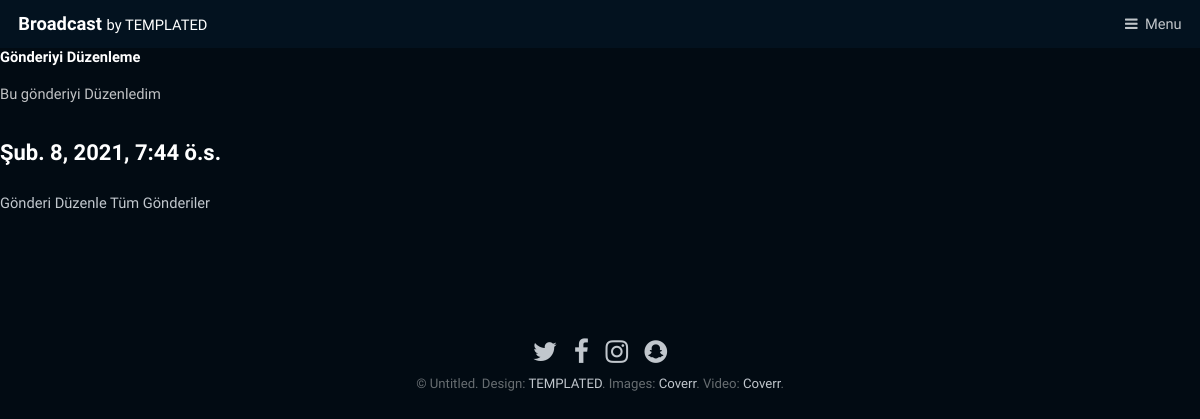
The page /blog/detay/4 on the database its author committed.
### blog/models.py (models this page shows, shortened)
class GonderiModel(models.Model):
    class Meta:
        verbose_name="Gönderi"
        verbose_name_plural = "Gönderiler"
    SECENEKLER = [("1","Korku"),("2","Komedi"),("3","Günlük")]
    tur = models.CharField(max_length=8,choices=SECENEKLER,default="1")
    baslik = models.CharField(verbose_name="Başlık",max_length=200)
    yazi = models.TextField(verbose_name="Yazı")
    kayitzaman = models.DateTimeField(verbose_name="Kayıt Tarih Saat",default=timezone.now)
    yayimzaman = models.DateTimeField(verbose_name="Yayın Zaman Tarih Saat",null=True,blank=True)

### blog/views.py (the view)
# urls.py: path('detay/<int:pk>',views.gonderidetay,name="gonderidetay"),
def gonderidetay(request,pk):
    gonderi = get_object_or_404(GonderiModel,pk=pk)
    return render(request,"blog/detay.html",{"gonderi":gonderi})

### templates/blog/detay.html
{% extends '../generic.html' %}
{% block icerik %}
<h1>{{gonderi.baslik}}</h1>
<p>{{gonderi.yazi}}</p>
<h4>{{gonderi.kayitzaman}}</h4>
<a href="{% url 'gonderiduzenle' pk=gonderi.pk %}">Gönderi Düzenle</a>
<a href="{% url 'gonderilistele' %}">Tüm Gönderiler</a>
{% endblock %}

### static/assets/css/main.css (style rules this page uses)
html, body, div, span, applet, object, iframe, h1, h2, h3, h4, h5, h6, p, blockquote, pre, a, abbr, acronym, address, big, cite, code, del, dfn, em, img, ins, kbd, q, s, samp, small, strike, strong, sub, sup, tt, var, b, u, i, center, dl, dt, dd, ol, ul, li, fieldset, form, label, legend, table, caption, tbody, tfoot, thead, tr, th, td, article, aside, canvas, details, embed, figure, figcaption, footer, header, hgroup, menu, nav, output, ruby, section, summary, time, mark, audio, video { margin: 0; padding: 0; border: 0; font-size: 100%; font: inherit; vertical-align: baseline; }
body { line-height: 1; }
body { -webkit-text-size-adjust: none; }
*, *:before, *:after { -moz-box-sizing: border-box; -webkit-box-sizing: border-box; box-sizing: border-box; }
body { -ms-overflow-style: scrollbar; }
body { background: #020B13; }
body { background-color: #020B13; color: #c0c2c4; }
body, input, select, textarea { font-family: "Signika", sans-serif; font-size: 13pt; font-weight: 300; line-height: 1.65; }
@media screen and (max-width: 1680px) { body, input, select, textarea { font-size: 11pt; } }
@media screen and (max-width: 1280px) { body, input, select, textarea { font-size: 11pt; } }
a { -moz-transition: color 0.2s ease-in-out; -webkit-transition: color 0.2s ease-in-out; -ms-transition: color 0.2s ease-in-out; transition: color 0.2s ease-in-out; text-decoration: none; }
p { margin: 0 0 2em 0; }
h1, h2, h3, h4, h5, h6 { font-weight: 700; line-height: 1.5; margin: 0 0 1em 0; }
h4 { font-size: 1.5em; }
a { color: #c1c7cd; }
h1, h2, h3, h4, h5, h6 { color: #ffffff; }
body.subpage { padding-top: 3.125em; }

### rows shown on the page
GonderiModel: baslik "Gönderiyi Düzenleme", yazi "Bu gönderiyi Düzenledim", kayitzaman "Şub. 8, 2021, 7:44 ö.s."
